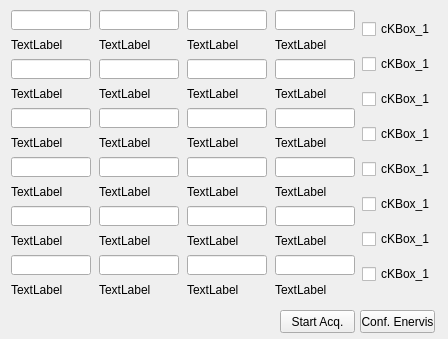
<?xml version="1.0" encoding="UTF-8"?>
<ui version="4.0">
 <class>Form_Configure_Firmware</class>
 <widget class="QWidget" name="Form_Configure_Firmware">
  <property name="geometry">
   <rect>
    <x>0</x>
    <y>0</y>
    <width>448</width>
    <height>339</height>
   </rect>
  </property>
  <property name="windowTitle">
   <string>Configure the firmware</string>
  </property>
  <widget class="QPushButton" name="btnConfEnervis">
   <property name="geometry">
    <rect>
     <x>360</x>
     <y>310</y>
     <width>75</width>
     <height>23</height>
    </rect>
   </property>
   <property name="text">
    <string>Conf. Enervis</string>
   </property>
  </widget>
  <widget class="QWidget" name="layoutWidget">
   <property name="geometry">
    <rect>
     <x>10</x>
     <y>10</y>
     <width>428</width>
     <height>290</height>
    </rect>
   </property>
   <layout class="QHBoxLayout" name="horizontalLayout">
    <item>
     <layout class="QGridLayout" name="gridLayout">
      <property name="spacing">
       <number>8</number>
      </property>
      <item row="0" column="0">
       <layout class="QVBoxLayout" name="VL_1">
        <property name="sizeConstraint">
         <enum>QLayout::SetFixedSize</enum>
        </property>
        <item>
         <widget class="QLineEdit" name="LE_1">
          <property name="sizePolicy">
           <sizepolicy hsizetype="Fixed" vsizetype="Fixed">
            <horstretch>0</horstretch>
            <verstretch>0</verstretch>
           </sizepolicy>
          </property>
          <property name="minimumSize">
           <size>
            <width>80</width>
            <height>20</height>
           </size>
          </property>
          <property name="maximumSize">
           <size>
            <width>80</width>
            <height>20</height>
           </size>
          </property>
         </widget>
        </item>
        <item>
         <widget class="QLabel" name="l_1">
          <property name="sizePolicy">
           <sizepolicy hsizetype="Fixed" vsizetype="Fixed">
            <horstretch>0</horstretch>
            <verstretch>0</verstretch>
           </sizepolicy>
          </property>
          <property name="minimumSize">
           <size>
            <width>80</width>
            <height>13</height>
           </size>
          </property>
          <property name="maximumSize">
           <size>
            <width>80</width>
            <height>13</height>
           </size>
          </property>
          <property name="text">
           <string>TextLabel</string>
          </property>
         </widget>
        </item>
       </layout>
      </item>
      <item row="0" column="1">
       <layout class="QVBoxLayout" name="VL_2">
        <property name="sizeConstraint">
         <enum>QLayout::SetFixedSize</enum>
        </property>
        <item>
         <widget class="QLineEdit" name="LE_2">
          <property name="sizePolicy">
           <sizepolicy hsizetype="Fixed" vsizetype="Fixed">
            <horstretch>0</horstretch>
            <verstretch>0</verstretch>
           </sizepolicy>
          </property>
          <property name="minimumSize">
           <size>
            <width>80</width>
            <height>20</height>
           </size>
          </property>
          <property name="maximumSize">
           <size>
            <width>80</width>
            <height>20</height>
           </size>
          </property>
         </widget>
        </item>
        <item>
         <widget class="QLabel" name="l_2">
          <property name="sizePolicy">
           <sizepolicy hsizetype="Fixed" vsizetype="Fixed">
            <horstretch>0</horstretch>
            <verstretch>0</verstretch>
           </sizepolicy>
          </property>
          <property name="minimumSize">
           <size>
            <width>80</width>
            <height>13</height>
           </size>
          </property>
          <property name="maximumSize">
           <size>
            <width>80</width>
            <height>13</height>
           </size>
          </property>
          <property name="text">
           <string>TextLabel</string>
          </property>
         </widget>
        </item>
       </layout>
      </item>
      <item row="0" column="2">
       <layout class="QVBoxLayout" name="VL_3">
        <property name="sizeConstraint">
         <enum>QLayout::SetFixedSize</enum>
        </property>
        <item>
         <widget class="QLineEdit" name="LE_3">
          <property name="sizePolicy">
           <sizepolicy hsizetype="Fixed" vsizetype="Fixed">
            <horstretch>0</horstretch>
            <verstretch>0</verstretch>
           </sizepolicy>
          </property>
          <property name="minimumSize">
           <size>
            <width>80</width>
            <height>20</height>
           </size>
          </property>
          <property name="maximumSize">
           <size>
            <width>80</width>
            <height>20</height>
           </size>
          </property>
         </widget>
        </item>
        <item>
         <widget class="QLabel" name="l_3">
          <property name="sizePolicy">
           <sizepolicy hsizetype="Fixed" vsizetype="Fixed">
            <horstretch>0</horstretch>
            <verstretch>0</verstretch>
           </sizepolicy>
          </property>
          <property name="minimumSize">
           <size>
            <width>80</width>
            <height>13</height>
           </size>
          </property>
          <property name="maximumSize">
           <size>
            <width>80</width>
            <height>13</height>
           </size>
          </property>
          <property name="text">
           <string>TextLabel</string>
          </property>
         </widget>
        </item>
       </layout>
      </item>
      <item row="0" column="3">
       <layout class="QVBoxLayout" name="VL_4">
        <property name="sizeConstraint">
         <enum>QLayout::SetFixedSize</enum>
        </property>
        <item>
         <widget class="QLineEdit" name="LE_4">
          <property name="sizePolicy">
           <sizepolicy hsizetype="Fixed" vsizetype="Fixed">
            <horstretch>0</horstretch>
            <verstretch>0</verstretch>
           </sizepolicy>
          </property>
          <property name="minimumSize">
           <size>
            <width>80</width>
            <height>20</height>
           </size>
          </property>
          <property name="maximumSize">
           <size>
            <width>80</width>
            <height>20</height>
           </size>
          </property>
         </widget>
        </item>
        <item>
         <widget class="QLabel" name="l_4">
          <property name="sizePolicy">
           <sizepolicy hsizetype="Fixed" vsizetype="Fixed">
            <horstretch>0</horstretch>
            <verstretch>0</verstretch>
           </sizepolicy>
          </property>
          <property name="minimumSize">
           <size>
            <width>80</width>
            <height>13</height>
           </size>
          </property>
          <property name="maximumSize">
           <size>
            <width>80</width>
            <height>13</height>
           </size>
          </property>
          <property name="text">
           <string>TextLabel</string>
          </property>
         </widget>
        </item>
       </layout>
      </item>
      <item row="1" column="0">
       <layout class="QVBoxLayout" name="VL_5">
        <property name="sizeConstraint">
         <enum>QLayout::SetFixedSize</enum>
        </property>
        <item>
         <widget class="QLineEdit" name="LE_5">
          <property name="sizePolicy">
           <sizepolicy hsizetype="Fixed" vsizetype="Fixed">
            <horstretch>0</horstretch>
            <verstretch>0</verstretch>
           </sizepolicy>
          </property>
          <property name="minimumSize">
           <size>
            <width>80</width>
            <height>20</height>
           </size>
          </property>
          <property name="maximumSize">
           <size>
            <width>80</width>
            <height>20</height>
           </size>
          </property>
         </widget>
        </item>
        <item>
         <widget class="QLabel" name="l_5">
          <property name="sizePolicy">
           <sizepolicy hsizetype="Fixed" vsizetype="Fixed">
            <horstretch>0</horstretch>
            <verstretch>0</verstretch>
           </sizepolicy>
          </property>
          <property name="minimumSize">
           <size>
            <width>80</width>
            <height>13</height>
           </size>
          </property>
          <property name="maximumSize">
           <size>
            <width>80</width>
            <height>13</height>
           </size>
          </property>
          <property name="text">
           <string>TextLabel</string>
          </property>
         </widget>
        </item>
       </layout>
      </item>
      <item row="1" column="1">
       <layout class="QVBoxLayout" name="VL_6">
        <property name="sizeConstraint">
         <enum>QLayout::SetFixedSize</enum>
        </property>
        <item>
         <widget class="QLineEdit" name="LE_6">
          <property name="sizePolicy">
           <sizepolicy hsizetype="Fixed" vsizetype="Fixed">
            <horstretch>0</horstretch>
            <verstretch>0</verstretch>
           </sizepolicy>
          </property>
          <property name="minimumSize">
           <size>
            <width>80</width>
            <height>20</height>
           </size>
          </property>
          <property name="maximumSize">
           <size>
            <width>80</width>
            <height>20</height>
           </size>
          </property>
         </widget>
        </item>
        <item>
         <widget class="QLabel" name="l_6">
          <property name="sizePolicy">
           <sizepolicy hsizetype="Fixed" vsizetype="Fixed">
            <horstretch>0</horstretch>
            <verstretch>0</verstretch>
           </sizepolicy>
          </property>
          <property name="minimumSize">
           <size>
            <width>80</width>
            <height>13</height>
           </size>
          </property>
          <property name="maximumSize">
           <size>
            <width>80</width>
            <height>13</height>
           </size>
          </property>
          <property name="text">
           <string>TextLabel</string>
          </property>
         </widget>
        </item>
       </layout>
      </item>
      <item row="1" column="2">
       <layout class="QVBoxLayout" name="VL_7">
        <property name="sizeConstraint">
         <enum>QLayout::SetFixedSize</enum>
        </property>
        <item>
         <widget class="QLineEdit" name="LE_7">
          <property name="sizePolicy">
           <sizepolicy hsizetype="Fixed" vsizetype="Fixed">
            <horstretch>0</horstretch>
            <verstretch>0</verstretch>
           </sizepolicy>
          </property>
          <property name="minimumSize">
           <size>
            <width>80</width>
            <height>20</height>
           </size>
          </property>
          <property name="maximumSize">
           <size>
            <width>80</width>
            <height>20</height>
           </size>
          </property>
         </widget>
        </item>
        <item>
         <widget class="QLabel" name="l_7">
          <property name="sizePolicy">
           <sizepolicy hsizetype="Fixed" vsizetype="Fixed">
            <horstretch>0</horstretch>
            <verstretch>0</verstretch>
           </sizepolicy>
          </property>
          <property name="minimumSize">
           <size>
            <width>80</width>
            <height>13</height>
           </size>
          </property>
          <property name="maximumSize">
           <size>
            <width>80</width>
            <height>13</height>
           </size>
          </property>
          <property name="text">
           <string>TextLabel</string>
          </property>
         </widget>
        </item>
       </layout>
      </item>
      <item row="1" column="3">
       <layout class="QVBoxLayout" name="VL_8">
        <property name="sizeConstraint">
         <enum>QLayout::SetFixedSize</enum>
        </property>
        <item>
         <widget class="QLineEdit" name="LE_8">
          <property name="sizePolicy">
           <sizepolicy hsizetype="Fixed" vsizetype="Fixed">
            <horstretch>0</horstretch>
            <verstretch>0</verstretch>
           </sizepolicy>
          </property>
          <property name="minimumSize">
           <size>
            <width>80</width>
            <height>20</height>
           </size>
          </property>
          <property name="maximumSize">
           <size>
            <width>80</width>
            <height>20</height>
           </size>
          </property>
         </widget>
        </item>
        <item>
         <widget class="QLabel" name="l_8">
          <property name="sizePolicy">
           <sizepolicy hsizetype="Fixed" vsizetype="Fixed">
            <horstretch>0</horstretch>
            <verstretch>0</verstretch>
           </sizepolicy>
          </property>
          <property name="minimumSize">
           <size>
            <width>80</width>
            <height>13</height>
           </size>
          </property>
          <property name="maximumSize">
           <size>
            <width>80</width>
            <height>13</height>
           </size>
          </property>
          <property name="text">
           <string>TextLabel</string>
          </property>
         </widget>
        </item>
       </layout>
      </item>
      <item row="2" column="0">
       <layout class="QVBoxLayout" name="VL_9">
        <property name="sizeConstraint">
         <enum>QLayout::SetFixedSize</enum>
        </property>
        <item>
         <widget class="QLineEdit" name="LE_9">
          <property name="sizePolicy">
           <sizepolicy hsizetype="Fixed" vsizetype="Fixed">
            <horstretch>0</horstretch>
            <verstretch>0</verstretch>
           </sizepolicy>
          </property>
          <property name="minimumSize">
           <size>
            <width>80</width>
            <height>20</height>
           </size>
          </property>
          <property name="maximumSize">
           <size>
            <width>80</width>
            <height>20</height>
           </size>
          </property>
         </widget>
        </item>
        <item>
         <widget class="QLabel" name="l_9">
          <property name="sizePolicy">
           <sizepolicy hsizetype="Fixed" vsizetype="Fixed">
            <horstretch>0</horstretch>
            <verstretch>0</verstretch>
           </sizepolicy>
          </property>
          <property name="minimumSize">
           <size>
            <width>80</width>
            <height>13</height>
           </size>
          </property>
          <property name="maximumSize">
           <size>
            <width>80</width>
            <height>13</height>
           </size>
          </property>
          <property name="text">
           <string>TextLabel</string>
          </property>
         </widget>
        </item>
       </layout>
      </item>
      <item row="2" column="1">
       <layout class="QVBoxLayout" name="VL_10">
        <property name="sizeConstraint">
         <enum>QLayout::SetFixedSize</enum>
        </property>
        <item>
         <widget class="QLineEdit" name="LE_10">
          <property name="sizePolicy">
           <sizepolicy hsizetype="Fixed" vsizetype="Fixed">
            <horstretch>0</horstretch>
            <verstretch>0</verstretch>
           </sizepolicy>
          </property>
          <property name="minimumSize">
           <size>
            <width>80</width>
            <height>20</height>
           </size>
          </property>
          <property name="maximumSize">
           <size>
            <width>80</width>
            <height>20</height>
           </size>
          </property>
         </widget>
        </item>
        <item>
         <widget class="QLabel" name="l_10">
          <property name="sizePolicy">
           <sizepolicy hsizetype="Fixed" vsizetype="Fixed">
            <horstretch>0</horstretch>
            <verstretch>0</verstretch>
           </sizepolicy>
          </property>
          <property name="minimumSize">
           <size>
            <width>80</width>
            <height>13</height>
           </size>
          </property>
          <property name="maximumSize">
           <size>
            <width>80</width>
            <height>13</height>
           </size>
          </property>
          <property name="text">
           <string>TextLabel</string>
          </property>
         </widget>
        </item>
       </layout>
      </item>
      <item row="2" column="2">
       <layout class="QVBoxLayout" name="VL_11">
        <property name="sizeConstraint">
         <enum>QLayout::SetFixedSize</enum>
        </property>
        <item>
         <widget class="QLineEdit" name="LE_11">
          <property name="sizePolicy">
           <sizepolicy hsizetype="Fixed" vsizetype="Fixed">
            <horstretch>0</horstretch>
            <verstretch>0</verstretch>
           </sizepolicy>
          </property>
          <property name="minimumSize">
           <size>
            <width>80</width>
            <height>20</height>
           </size>
          </property>
          <property name="maximumSize">
           <size>
            <width>80</width>
            <height>20</height>
           </size>
          </property>
         </widget>
        </item>
        <item>
         <widget class="QLabel" name="l_11">
          <property name="sizePolicy">
           <sizepolicy hsizetype="Fixed" vsizetype="Fixed">
            <horstretch>0</horstretch>
            <verstretch>0</verstretch>
           </sizepolicy>
          </property>
          <property name="minimumSize">
           <size>
            <width>80</width>
            <height>13</height>
           </size>
          </property>
          <property name="maximumSize">
           <size>
            <width>80</width>
            <height>13</height>
           </size>
          </property>
          <property name="text">
           <string>TextLabel</string>
          </property>
         </widget>
        </item>
       </layout>
      </item>
      <item row="2" column="3">
       <layout class="QVBoxLayout" name="VL_12">
        <property name="sizeConstraint">
         <enum>QLayout::SetFixedSize</enum>
        </property>
        <item>
         <widget class="QLineEdit" name="LE_12">
          <property name="sizePolicy">
           <sizepolicy hsizetype="Fixed" vsizetype="Fixed">
            <horstretch>0</horstretch>
            <verstretch>0</verstretch>
           </sizepolicy>
          </property>
          <property name="minimumSize">
           <size>
            <width>80</width>
            <height>20</height>
           </size>
          </property>
          <property name="maximumSize">
           <size>
            <width>80</width>
            <height>20</height>
           </size>
          </property>
         </widget>
        </item>
        <item>
         <widget class="QLabel" name="l_12">
          <property name="sizePolicy">
           <sizepolicy hsizetype="Fixed" vsizetype="Fixed">
            <horstretch>0</horstretch>
            <verstretch>0</verstretch>
           </sizepolicy>
          </property>
          <property name="minimumSize">
           <size>
            <width>80</width>
            <height>13</height>
           </size>
          </property>
          <property name="maximumSize">
           <size>
            <width>80</width>
            <height>13</height>
           </size>
          </property>
          <property name="text">
           <string>TextLabel</string>
          </property>
         </widget>
        </item>
       </layout>
      </item>
      <item row="3" column="0">
       <layout class="QVBoxLayout" name="VL_13">
        <property name="sizeConstraint">
         <enum>QLayout::SetFixedSize</enum>
        </property>
        <item>
         <widget class="QLineEdit" name="LE_13">
          <property name="sizePolicy">
           <sizepolicy hsizetype="Fixed" vsizetype="Fixed">
            <horstretch>0</horstretch>
            <verstretch>0</verstretch>
           </sizepolicy>
          </property>
          <property name="minimumSize">
           <size>
            <width>80</width>
            <height>20</height>
           </size>
          </property>
          <property name="maximumSize">
           <size>
            <width>80</width>
            <height>20</height>
           </size>
          </property>
         </widget>
        </item>
        <item>
         <widget class="QLabel" name="l_13">
          <property name="sizePolicy">
           <sizepolicy hsizetype="Fixed" vsizetype="Fixed">
            <horstretch>0</horstretch>
            <verstretch>0</verstretch>
           </sizepolicy>
          </property>
          <property name="minimumSize">
           <size>
            <width>80</width>
            <height>13</height>
           </size>
          </property>
          <property name="maximumSize">
           <size>
            <width>80</width>
            <height>13</height>
           </size>
          </property>
          <property name="text">
           <string>TextLabel</string>
          </property>
         </widget>
        </item>
       </layout>
      </item>
      <item row="3" column="1">
       <layout class="QVBoxLayout" name="VL_14">
        <property name="sizeConstraint">
         <enum>QLayout::SetFixedSize</enum>
        </property>
        <item>
         <widget class="QLineEdit" name="LE_14">
          <property name="sizePolicy">
           <sizepolicy hsizetype="Fixed" vsizetype="Fixed">
            <horstretch>0</horstretch>
            <verstretch>0</verstretch>
           </sizepolicy>
          </property>
          <property name="minimumSize">
           <size>
            <width>80</width>
            <height>20</height>
           </size>
          </property>
          <property name="maximumSize">
           <size>
            <width>80</width>
            <height>20</height>
           </size>
          </property>
         </widget>
        </item>
        <item>
         <widget class="QLabel" name="l_14">
          <property name="sizePolicy">
           <sizepolicy hsizetype="Fixed" vsizetype="Fixed">
            <horstretch>0</horstretch>
            <verstretch>0</verstretch>
           </sizepolicy>
          </property>
          <property name="minimumSize">
           <size>
            <width>80</width>
            <height>13</height>
           </size>
          </property>
          <property name="maximumSize">
           <size>
            <width>80</width>
            <height>13</height>
           </size>
          </property>
          <property name="text">
           <string>TextLabel</string>
          </property>
         </widget>
        </item>
       </layout>
      </item>
      <item row="3" column="2">
       <layout class="QVBoxLayout" name="VL_15">
        <property name="sizeConstraint">
         <enum>QLayout::SetFixedSize</enum>
        </property>
        <item>
         <widget class="QLineEdit" name="LE_15">
          <property name="sizePolicy">
           <sizepolicy hsizetype="Fixed" vsizetype="Fixed">
            <horstretch>0</horstretch>
            <verstretch>0</verstretch>
           </sizepolicy>
          </property>
          <property name="minimumSize">
           <size>
            <width>80</width>
            <height>20</height>
           </size>
          </property>
          <property name="maximumSize">
           <size>
            <width>80</width>
            <height>20</height>
           </size>
          </property>
         </widget>
        </item>
        <item>
         <widget class="QLabel" name="l_15">
          <property name="sizePolicy">
           <sizepolicy hsizetype="Fixed" vsizetype="Fixed">
            <horstretch>0</horstretch>
            <verstretch>0</verstretch>
           </sizepolicy>
          </property>
          <property name="minimumSize">
           <size>
            <width>80</width>
            <height>13</height>
           </size>
          </property>
          <property name="maximumSize">
           <size>
            <width>80</width>
            <height>13</height>
           </size>
          </property>
          <property name="text">
           <string>TextLabel</string>
          </property>
         </widget>
        </item>
       </layout>
      </item>
      <item row="3" column="3">
       <layout class="QVBoxLayout" name="VL_16">
        <property name="sizeConstraint">
         <enum>QLayout::SetFixedSize</enum>
        </property>
        <item>
         <widget class="QLineEdit" name="LE_16">
          <property name="sizePolicy">
           <sizepolicy hsizetype="Fixed" vsizetype="Fixed">
            <horstretch>0</horstretch>
            <verstretch>0</verstretch>
           </sizepolicy>
          </property>
          <property name="minimumSize">
           <size>
            <width>80</width>
            <height>20</height>
           </size>
          </property>
          <property name="maximumSize">
           <size>
            <width>80</width>
            <height>20</height>
           </size>
          </property>
         </widget>
        </item>
        <item>
         <widget class="QLabel" name="l_16">
          <property name="sizePolicy">
           <sizepolicy hsizetype="Fixed" vsizetype="Fixed">
            <horstretch>0</horstretch>
            <verstretch>0</verstretch>
           </sizepolicy>
          </property>
          <property name="minimumSize">
           <size>
            <width>80</width>
            <height>13</height>
           </size>
          </property>
          <property name="maximumSize">
           <size>
            <width>80</width>
            <height>13</height>
           </size>
          </property>
          <property name="text">
           <string>TextLabel</string>
          </property>
         </widget>
        </item>
       </layout>
      </item>
      <item row="4" column="0">
       <layout class="QVBoxLayout" name="VL_17">
        <property name="sizeConstraint">
         <enum>QLayout::SetFixedSize</enum>
        </property>
        <item>
         <widget class="QLineEdit" name="LE_17">
          <property name="sizePolicy">
           <sizepolicy hsizetype="Fixed" vsizetype="Fixed">
            <horstretch>0</horstretch>
            <verstretch>0</verstretch>
           </sizepolicy>
          </property>
          <property name="minimumSize">
           <size>
            <width>80</width>
            <height>20</height>
           </size>
          </property>
          <property name="maximumSize">
           <size>
            <width>80</width>
            <height>20</height>
           </size>
          </property>
         </widget>
        </item>
        <item>
         <widget class="QLabel" name="l_17">
          <property name="sizePolicy">
           <sizepolicy hsizetype="Fixed" vsizetype="Fixed">
            <horstretch>0</horstretch>
            <verstretch>0</verstretch>
           </sizepolicy>
          </property>
          <property name="minimumSize">
           <size>
            <width>80</width>
            <height>13</height>
           </size>
          </property>
          <property name="maximumSize">
           <size>
            <width>80</width>
            <height>13</height>
           </size>
          </property>
          <property name="text">
           <string>TextLabel</string>
          </property>
         </widget>
        </item>
       </layout>
      </item>
      <item row="4" column="1">
       <layout class="QVBoxLayout" name="VL_18">
        <property name="sizeConstraint">
         <enum>QLayout::SetFixedSize</enum>
        </property>
        <item>
         <widget class="QLineEdit" name="LE_18">
          <property name="sizePolicy">
           <sizepolicy hsizetype="Fixed" vsizetype="Fixed">
            <horstretch>0</horstretch>
            <verstretch>0</verstretch>
           </sizepolicy>
          </property>
          <property name="minimumSize">
           <size>
            <width>80</width>
            <height>20</height>
           </size>
          </property>
          <property name="maximumSize">
           <size>
            <width>80</width>
            <height>20</height>
           </size>
          </property>
         </widget>
        </item>
        <item>
         <widget class="QLabel" name="l_18">
          <property name="sizePolicy">
           <sizepolicy hsizetype="Fixed" vsizetype="Fixed">
            <horstretch>0</horstretch>
            <verstretch>0</verstretch>
           </sizepolicy>
          </property>
          <property name="minimumSize">
           <size>
            <width>80</width>
            <height>13</height>
           </size>
          </property>
          <property name="maximumSize">
           <size>
            <width>80</width>
            <height>13</height>
           </size>
          </property>
          <property name="text">
           <string>TextLabel</string>
          </property>
         </widget>
        </item>
       </layout>
      </item>
      <item row="4" column="2">
       <layout class="QVBoxLayout" name="VL_19">
        <property name="sizeConstraint">
         <enum>QLayout::SetFixedSize</enum>
        </property>
        <item>
         <widget class="QLineEdit" name="LE_19">
          <property name="sizePolicy">
           <sizepolicy hsizetype="Fixed" vsizetype="Fixed">
            <horstretch>0</horstretch>
            <verstretch>0</verstretch>
           </sizepolicy>
          </property>
          <property name="minimumSize">
           <size>
            <width>80</width>
            <height>20</height>
           </size>
          </property>
          <property name="maximumSize">
           <size>
            <width>80</width>
            <height>20</height>
           </size>
          </property>
         </widget>
        </item>
        <item>
         <widget class="QLabel" name="l_19">
          <property name="sizePolicy">
           <sizepolicy hsizetype="Fixed" vsizetype="Fixed">
            <horstretch>0</horstretch>
            <verstretch>0</verstretch>
           </sizepolicy>
          </property>
          <property name="minimumSize">
           <size>
            <width>80</width>
            <height>13</height>
           </size>
          </property>
          <property name="maximumSize">
           <size>
            <width>80</width>
            <height>13</height>
           </size>
          </property>
          <property name="text">
           <string>TextLabel</string>
          </property>
         </widget>
        </item>
       </layout>
      </item>
      <item row="4" column="3">
       <layout class="QVBoxLayout" name="VL_20">
        <property name="sizeConstraint">
         <enum>QLayout::SetFixedSize</enum>
        </property>
        <item>
         <widget class="QLineEdit" name="LE_20">
          <property name="sizePolicy">
           <sizepolicy hsizetype="Fixed" vsizetype="Fixed">
            <horstretch>0</horstretch>
            <verstretch>0</verstretch>
           </sizepolicy>
          </property>
          <property name="minimumSize">
           <size>
            <width>80</width>
            <height>20</height>
           </size>
          </property>
          <property name="maximumSize">
           <size>
            <width>80</width>
            <height>20</height>
           </size>
          </property>
         </widget>
        </item>
        <item>
         <widget class="QLabel" name="l_20">
          <property name="sizePolicy">
           <sizepolicy hsizetype="Fixed" vsizetype="Fixed">
            <horstretch>0</horstretch>
            <verstretch>0</verstretch>
           </sizepolicy>
          </property>
          <property name="minimumSize">
           <size>
            <width>80</width>
            <height>13</height>
           </size>
          </property>
          <property name="maximumSize">
           <size>
            <width>80</width>
            <height>13</height>
           </size>
          </property>
          <property name="text">
           <string>TextLabel</string>
          </property>
         </widget>
        </item>
       </layout>
      </item>
      <item row="5" column="0">
       <layout class="QVBoxLayout" name="VL_21">
        <property name="sizeConstraint">
         <enum>QLayout::SetFixedSize</enum>
        </property>
        <item>
         <widget class="QLineEdit" name="LE_21">
          <property name="sizePolicy">
           <sizepolicy hsizetype="Fixed" vsizetype="Fixed">
            <horstretch>0</horstretch>
            <verstretch>0</verstretch>
           </sizepolicy>
          </property>
          <property name="minimumSize">
           <size>
            <width>80</width>
            <height>20</height>
           </size>
          </property>
          <property name="maximumSize">
           <size>
            <width>80</width>
            <height>20</height>
           </size>
          </property>
         </widget>
        </item>
        <item>
         <widget class="QLabel" name="l_21">
          <property name="sizePolicy">
           <sizepolicy hsizetype="Fixed" vsizetype="Fixed">
            <horstretch>0</horstretch>
            <verstretch>0</verstretch>
           </sizepolicy>
          </property>
          <property name="minimumSize">
           <size>
            <width>80</width>
            <height>13</height>
           </size>
          </property>
          <property name="maximumSize">
           <size>
            <width>80</width>
            <height>13</height>
           </size>
          </property>
          <property name="text">
           <string>TextLabel</string>
          </property>
         </widget>
        </item>
       </layout>
      </item>
      <item row="5" column="1">
       <layout class="QVBoxLayout" name="VL_22">
        <property name="sizeConstraint">
         <enum>QLayout::SetFixedSize</enum>
        </property>
        <item>
         <widget class="QLineEdit" name="LE_22">
          <property name="sizePolicy">
           <sizepolicy hsizetype="Fixed" vsizetype="Fixed">
            <horstretch>0</horstretch>
            <verstretch>0</verstretch>
           </sizepolicy>
          </property>
          <property name="minimumSize">
           <size>
            <width>80</width>
            <height>20</height>
           </size>
          </property>
          <property name="maximumSize">
           <size>
            <width>80</width>
            <height>20</height>
           </size>
          </property>
         </widget>
        </item>
        <item>
         <widget class="QLabel" name="l_22">
          <property name="sizePolicy">
           <sizepolicy hsizetype="Fixed" vsizetype="Fixed">
            <horstretch>0</horstretch>
            <verstretch>0</verstretch>
           </sizepolicy>
          </property>
          <property name="minimumSize">
           <size>
            <width>80</width>
            <height>13</height>
           </size>
          </property>
          <property name="maximumSize">
           <size>
            <width>80</width>
            <height>13</height>
           </size>
          </property>
          <property name="text">
           <string>TextLabel</string>
          </property>
         </widget>
        </item>
       </layout>
      </item>
      <item row="5" column="2">
       <layout class="QVBoxLayout" name="VL_23">
        <property name="sizeConstraint">
         <enum>QLayout::SetFixedSize</enum>
        </property>
        <item>
         <widget class="QLineEdit" name="LE_23">
          <property name="sizePolicy">
           <sizepolicy hsizetype="Fixed" vsizetype="Fixed">
            <horstretch>0</horstretch>
            <verstretch>0</verstretch>
           </sizepolicy>
          </property>
          <property name="minimumSize">
           <size>
            <width>80</width>
            <height>20</height>
           </size>
          </property>
          <property name="maximumSize">
           <size>
            <width>80</width>
            <height>20</height>
           </size>
          </property>
         </widget>
        </item>
        <item>
         <widget class="QLabel" name="l_23">
          <property name="sizePolicy">
           <sizepolicy hsizetype="Fixed" vsizetype="Fixed">
            <horstretch>0</horstretch>
            <verstretch>0</verstretch>
           </sizepolicy>
          </property>
          <property name="minimumSize">
           <size>
            <width>80</width>
            <height>13</height>
           </size>
          </property>
          <property name="maximumSize">
           <size>
            <width>80</width>
            <height>13</height>
           </size>
          </property>
          <property name="text">
           <string>TextLabel</string>
          </property>
         </widget>
        </item>
       </layout>
      </item>
      <item row="5" column="3">
       <layout class="QVBoxLayout" name="VL_24">
        <property name="sizeConstraint">
         <enum>QLayout::SetFixedSize</enum>
        </property>
        <item>
         <widget class="QLineEdit" name="LE_24">
          <property name="sizePolicy">
           <sizepolicy hsizetype="Fixed" vsizetype="Fixed">
            <horstretch>0</horstretch>
            <verstretch>0</verstretch>
           </sizepolicy>
          </property>
          <property name="minimumSize">
           <size>
            <width>80</width>
            <height>20</height>
           </size>
          </property>
          <property name="maximumSize">
           <size>
            <width>80</width>
            <height>20</height>
           </size>
          </property>
         </widget>
        </item>
        <item>
         <widget class="QLabel" name="l_24">
          <property name="sizePolicy">
           <sizepolicy hsizetype="Fixed" vsizetype="Fixed">
            <horstretch>0</horstretch>
            <verstretch>0</verstretch>
           </sizepolicy>
          </property>
          <property name="minimumSize">
           <size>
            <width>80</width>
            <height>13</height>
           </size>
          </property>
          <property name="maximumSize">
           <size>
            <width>80</width>
            <height>13</height>
           </size>
          </property>
          <property name="text">
           <string>TextLabel</string>
          </property>
         </widget>
        </item>
       </layout>
      </item>
     </layout>
    </item>
    <item>
     <layout class="QVBoxLayout" name="verticalLayout">
      <item>
       <widget class="QCheckBox" name="ckBox_1">
        <property name="sizePolicy">
         <sizepolicy hsizetype="Fixed" vsizetype="Fixed">
          <horstretch>0</horstretch>
          <verstretch>0</verstretch>
         </sizepolicy>
        </property>
        <property name="text">
         <string>cKBox_1</string>
        </property>
       </widget>
      </item>
      <item>
       <widget class="QCheckBox" name="ckBox_2">
        <property name="sizePolicy">
         <sizepolicy hsizetype="Fixed" vsizetype="Fixed">
          <horstretch>0</horstretch>
          <verstretch>0</verstretch>
         </sizepolicy>
        </property>
        <property name="text">
         <string>cKBox_1</string>
        </property>
       </widget>
      </item>
      <item>
       <widget class="QCheckBox" name="ckBox_3">
        <property name="sizePolicy">
         <sizepolicy hsizetype="Fixed" vsizetype="Fixed">
          <horstretch>0</horstretch>
          <verstretch>0</verstretch>
         </sizepolicy>
        </property>
        <property name="text">
         <string>cKBox_1</string>
        </property>
       </widget>
      </item>
      <item>
       <widget class="QCheckBox" name="ckBox_4">
        <property name="sizePolicy">
         <sizepolicy hsizetype="Fixed" vsizetype="Fixed">
          <horstretch>0</horstretch>
          <verstretch>0</verstretch>
         </sizepolicy>
        </property>
        <property name="text">
         <string>cKBox_1</string>
        </property>
       </widget>
      </item>
      <item>
       <widget class="QCheckBox" name="ckBox_5">
        <property name="sizePolicy">
         <sizepolicy hsizetype="Fixed" vsizetype="Fixed">
          <horstretch>0</horstretch>
          <verstretch>0</verstretch>
         </sizepolicy>
        </property>
        <property name="text">
         <string>cKBox_1</string>
        </property>
       </widget>
      </item>
      <item>
       <widget class="QCheckBox" name="ckBox_6">
        <property name="sizePolicy">
         <sizepolicy hsizetype="Fixed" vsizetype="Fixed">
          <horstretch>0</horstretch>
          <verstretch>0</verstretch>
         </sizepolicy>
        </property>
        <property name="text">
         <string>cKBox_1</string>
        </property>
       </widget>
      </item>
      <item>
       <widget class="QCheckBox" name="ckBox_7">
        <property name="sizePolicy">
         <sizepolicy hsizetype="Fixed" vsizetype="Fixed">
          <horstretch>0</horstretch>
          <verstretch>0</verstretch>
         </sizepolicy>
        </property>
        <property name="text">
         <string>cKBox_1</string>
        </property>
       </widget>
      </item>
      <item>
       <widget class="QCheckBox" name="ckBox_8">
        <property name="sizePolicy">
         <sizepolicy hsizetype="Fixed" vsizetype="Fixed">
          <horstretch>0</horstretch>
          <verstretch>0</verstretch>
         </sizepolicy>
        </property>
        <property name="text">
         <string>cKBox_1</string>
        </property>
       </widget>
      </item>
     </layout>
    </item>
   </layout>
  </widget>
  <widget class="QPushButton" name="btnActiveAcq">
   <property name="geometry">
    <rect>
     <x>280</x>
     <y>310</y>
     <width>75</width>
     <height>23</height>
    </rect>
   </property>
   <property name="text">
    <string>Start Acq.</string>
   </property>
  </widget>
 </widget>
 <resources/>
 <connections/>
</ui>
